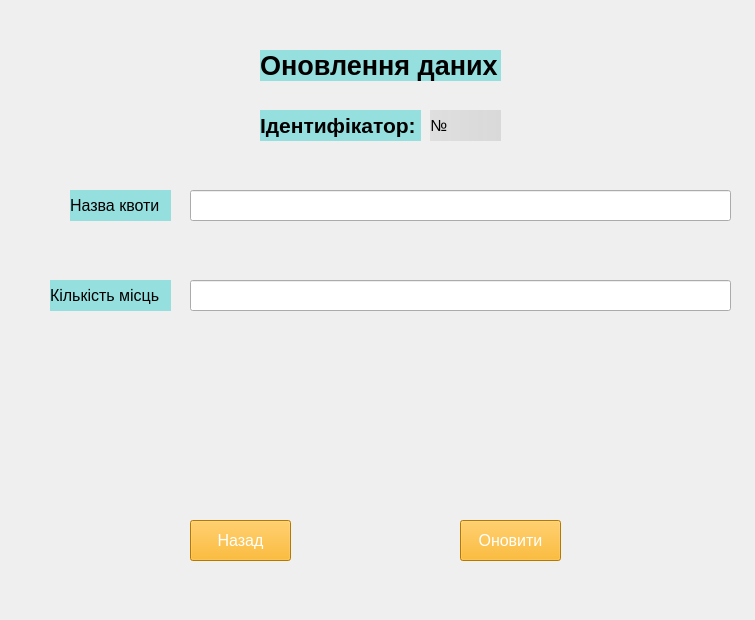
<?xml version="1.0" encoding="UTF-8"?>
<ui version="4.0">
 <class>MainWindow</class>
 <widget class="QMainWindow" name="MainWindow">
  <property name="geometry">
   <rect>
    <x>0</x>
    <y>0</y>
    <width>755</width>
    <height>620</height>
   </rect>
  </property>
  <property name="windowTitle">
   <string>Редагування даних</string>
  </property>
  <widget class="QWidget" name="centralwidget">
   <widget class="QLineEdit" name="lineEdit_name_of_ben">
    <property name="geometry">
     <rect>
      <x>190</x>
      <y>190</y>
      <width>541</width>
      <height>31</height>
     </rect>
    </property>
    <property name="text">
     <string/>
    </property>
   </widget>
   <widget class="QLabel" name="label_num_of_pls">
    <property name="geometry">
     <rect>
      <x>50</x>
      <y>280</y>
      <width>121</width>
      <height>31</height>
     </rect>
    </property>
    <property name="font">
     <font>
      <pointsize>12</pointsize>
      <bold>false</bold>
     </font>
    </property>
    <property name="toolTip">
     <string>&lt;html&gt;&lt;head/&gt;&lt;body&gt;&lt;p align=&quot;center&quot;&gt;&lt;br/&gt;&lt;/p&gt;&lt;/body&gt;&lt;/html&gt;</string>
    </property>
    <property name="styleSheet">
     <string notr="true">background-color: rgb(149, 223, 223);</string>
    </property>
    <property name="text">
     <string>Кількість місць</string>
    </property>
    <property name="margin">
     <number>3</number>
    </property>
   </widget>
   <widget class="QLabel" name="label">
    <property name="geometry">
     <rect>
      <x>0</x>
      <y>0</y>
      <width>755</width>
      <height>620</height>
     </rect>
    </property>
    <property name="text">
     <string/>
    </property>
    <property name="pixmap">
     <pixmap>4a7eaeae52140c9205af389cc1e2c7b7-Enhanced-transformed (4).jpeg</pixmap>
    </property>
   </widget>
   <widget class="QLabel" name="label_id_2">
    <property name="geometry">
     <rect>
      <x>430</x>
      <y>110</y>
      <width>71</width>
      <height>31</height>
     </rect>
    </property>
    <property name="font">
     <font>
      <pointsize>12</pointsize>
      <bold>false</bold>
     </font>
    </property>
    <property name="toolTip">
     <string>&lt;html&gt;&lt;head/&gt;&lt;body&gt;&lt;p align=&quot;center&quot;&gt;&lt;br/&gt;&lt;/p&gt;&lt;/body&gt;&lt;/html&gt;</string>
    </property>
    <property name="styleSheet">
     <string notr="true">background-color: qlineargradient(spread:pad, x1:0, y1:0, x2:1, y2:0, stop:0 rgba(221, 221, 221, 226), stop:1 rgba(214, 214, 214, 224));</string>
    </property>
    <property name="text">
     <string>№</string>
    </property>
    <property name="margin">
     <number>3</number>
    </property>
   </widget>
   <widget class="QLineEdit" name="lineEdit_num_of_pls">
    <property name="geometry">
     <rect>
      <x>190</x>
      <y>280</y>
      <width>541</width>
      <height>31</height>
     </rect>
    </property>
   </widget>
   <widget class="QLabel" name="label_name_of_ben">
    <property name="geometry">
     <rect>
      <x>70</x>
      <y>190</y>
      <width>101</width>
      <height>31</height>
     </rect>
    </property>
    <property name="font">
     <font>
      <pointsize>12</pointsize>
      <bold>false</bold>
     </font>
    </property>
    <property name="toolTip">
     <string>&lt;html&gt;&lt;head/&gt;&lt;body&gt;&lt;p align=&quot;center&quot;&gt;&lt;br/&gt;&lt;/p&gt;&lt;/body&gt;&lt;/html&gt;</string>
    </property>
    <property name="styleSheet">
     <string notr="true">background-color: rgb(149, 223, 223);</string>
    </property>
    <property name="text">
     <string>Назва квоти</string>
    </property>
    <property name="margin">
     <number>3</number>
    </property>
   </widget>
   <widget class="QLabel" name="label_id">
    <property name="geometry">
     <rect>
      <x>260</x>
      <y>110</y>
      <width>161</width>
      <height>31</height>
     </rect>
    </property>
    <property name="font">
     <font>
      <pointsize>16</pointsize>
      <bold>true</bold>
     </font>
    </property>
    <property name="styleSheet">
     <string notr="true">background-color: rgb(149, 223, 223);</string>
    </property>
    <property name="text">
     <string>Ідентифікатор:</string>
    </property>
   </widget>
   <widget class="QLabel" name="label_2">
    <property name="geometry">
     <rect>
      <x>260</x>
      <y>50</y>
      <width>241</width>
      <height>31</height>
     </rect>
    </property>
    <property name="font">
     <font>
      <pointsize>20</pointsize>
      <bold>true</bold>
     </font>
    </property>
    <property name="styleSheet">
     <string notr="true">background-color: rgb(149, 223, 223);</string>
    </property>
    <property name="text">
     <string>Оновлення даних</string>
    </property>
   </widget>
   <widget class="QPushButton" name="btn_upd">
    <property name="geometry">
     <rect>
      <x>460</x>
      <y>520</y>
      <width>101</width>
      <height>41</height>
     </rect>
    </property>
    <property name="font">
     <font>
      <pointsize>12</pointsize>
     </font>
    </property>
    <property name="styleSheet">
     <string notr="true">background-color: rgb(255, 170, 0);
color: rgb(255, 255, 255);</string>
    </property>
    <property name="text">
     <string>Оновити</string>
    </property>
   </widget>
   <widget class="QPushButton" name="btn_back">
    <property name="geometry">
     <rect>
      <x>190</x>
      <y>520</y>
      <width>101</width>
      <height>41</height>
     </rect>
    </property>
    <property name="font">
     <font>
      <pointsize>12</pointsize>
     </font>
    </property>
    <property name="styleSheet">
     <string notr="true">background-color: rgb(255, 170, 0);
color: rgb(255, 255, 255);</string>
    </property>
    <property name="text">
     <string>Назад</string>
    </property>
   </widget>
   <zorder>label</zorder>
   <zorder>lineEdit_name_of_ben</zorder>
   <zorder>label_num_of_pls</zorder>
   <zorder>label_id_2</zorder>
   <zorder>lineEdit_num_of_pls</zorder>
   <zorder>label_name_of_ben</zorder>
   <zorder>label_id</zorder>
   <zorder>label_2</zorder>
   <zorder>btn_upd</zorder>
   <zorder>btn_back</zorder>
  </widget>
 </widget>
 <resources/>
 <connections/>
</ui>
